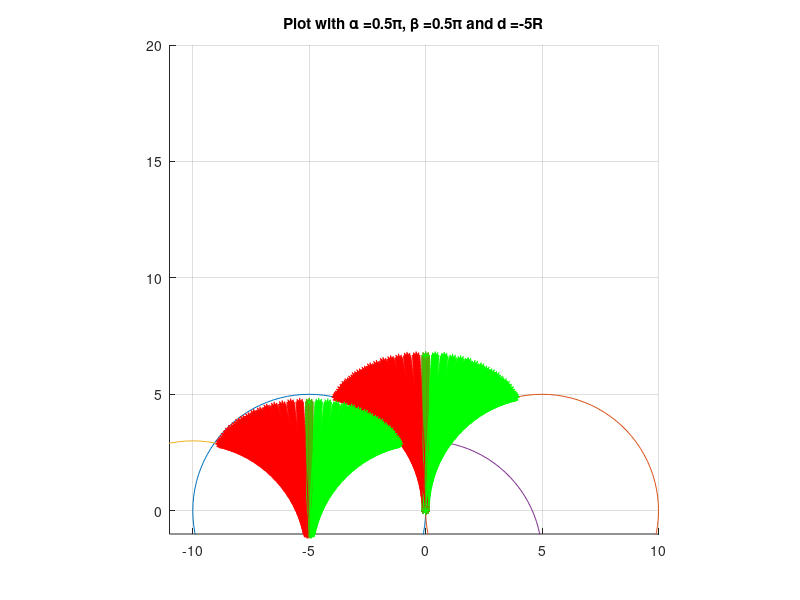

Reproduce this figure in MATLAB.
% reachability set by CL and CC trajectories by integrating the equations
T = 6.7; %total time
v = 1;  %speed
u = 0.2;%Radius constraint
a = 0.5;
b = 0.5;
% d = 9;
x2 = - 5;

y2 = -2;
R = v/u;
theta1 = a*pi;
theta2 = b*pi;
n_pts = 100;
delta_t = T/200;
x_t = @(t1,t2,T) (v/u)*(sin(u*t1 + theta1) - sin(theta1) + u*cos(u*t1 + theta1)*(t2 - t1)... 
            - sin(-u*(T - t2) + u*t1 + theta1) + sin(u*t1 + theta1));
y_t = @(t1,t2,T) (v/u)*(cos(theta1)-cos(u*t1 + theta1)) + v*sin(u*t1 + theta1)*(t2 - t1)...
            + (v/u)*(-cos(u*t1 + theta1)+cos(-u*(T - t2) + u*t1 + theta1));

x_array = zeros(T/delta_t +1,ceil(min(T,2*pi/u)/(2*pi/u/n_pts)+1));
y_array = zeros(T/delta_t +1,ceil(min(T,2*pi/u)/(2*pi/u/n_pts)+1));
x_array2 = zeros(T/delta_t +1,ceil(min(T,2*pi/u)/(2*pi/u/n_pts)+1));
y_array2 = zeros(T/delta_t +1,ceil(min(T,2*pi/u)/(2*pi/u/n_pts)+1));

t1Index = 1;
figure;hold on


for t1 = 0:2*pi/u/n_pts:min(T,2*pi/u)
    n = 0;
    m = 1;
    while n*delta_t < t1
        x_t1 = x_t(n*delta_t,n*delta_t, n*delta_t);
        y_t1 = y_t(n*delta_t,n*delta_t,n*delta_t);
        x_array(m, t1Index) = x_t1;
        y_array(m, t1Index) = y_t1;
        n = n+1;
        m = m+1;
     end
    n = 0;
     while t1 + n*delta_t < T
        x_t1 = x_t(t1,t1,t1 + n*delta_t);
        y_t1 = y_t(t1,t1,t1 + n*delta_t);
        x_array(m, t1Index) = x_t1;%LR
        y_array(m, t1Index) = y_t1;
        
        x_t1 = x_t(t1,t1 + n*delta_t,t1 + n*delta_t);
        y_t1 = y_t(t1,t1 + n*delta_t,t1 + n*delta_t);
        x_array2(m, t1Index) = x_t1;%LS
        y_array2(m, t1Index) = y_t1;
        
        n = n+1;
        m = m+1;
     end
    t1Index = t1Index + 1;
end
m = tan(theta1);
x_array11 = x_array*(1-m^2)/(1+m^2)+y_array*2*m/(1+m^2);%RL
y_array11 = y_array*(m^2-1)/(1+m^2)+x_array*2*m/(1+m^2);
x_array21 = x_array2*(1-m^2)/(1+m^2)+y_array2*2*m/(1+m^2);%RS
y_array21 = y_array2*(m^2-1)/(1+m^2)+x_array2*2*m/(1+m^2);
x_array3 = (x_array*cos(theta2 - theta1) + x2) - y_array*sin(theta2 - theta1);
y_array3 = x_array*sin(theta2 - theta1) + (y_array*cos(theta2 - theta1) + y2);
x_array4 = (x_array2*cos(theta2 - theta1) + x2) - y_array2*sin(theta2 - theta1);
y_array4 = x_array2*sin(theta2 - theta1) + (y_array2*cos(theta2 - theta1) + y2);
x_array31 = (x_array11*cos(theta2 - theta1) + x2) - y_array11*sin(theta2 - theta1);
y_array31 = x_array11*sin(theta2 - theta1) + (y_array11*cos(theta2 - theta1) + y2);
x_array41 = (x_array21*cos(theta2 - theta1) + x2) - y_array21*sin(theta2 - theta1);
y_array41 = x_array21*sin(theta2 - theta1) + (y_array21*cos(theta2 - theta1) + y2);


set(gcf, 'Position', get(0, 'Screensize'));
set(gca,'XLim',[-2.2/u 2/u],'YLim',[-0.2/u 4/u]);
pbaspect([1 1 1]);
grid on;
% hold on

%r1 = v*u*T*T;
c11x = R*cos(theta1 + pi/2);
c11y = R*sin(theta1 + pi/2);%c1y = v*T - r1;
c12x = -R*cos(theta1 + pi/2);
c12y = -R*sin(theta1 + pi/2);
c21x = R*cos(theta2 + pi/2) + x2;
c21y = R*sin(theta2 + pi/2) + y2;
c22x = -R*cos(theta2 + pi/2) + x2;
c22y = -R*sin(theta2 + pi/2) + y2;

th = 0:pi/50:2*pi;
xunit11 = R * cos(th) + c11x;
yunit11 = R * sin(th) + c11y;
xunit12 = R * cos(th) + c12x;
yunit12 = R * sin(th) + c12y;
xunit21 = R * cos(th) + c21x;
yunit21 = R * sin(th) + c21y;
xunit22 = R * cos(th) + c22x;
yunit22 = R * sin(th) + c22y;
h11 = plot(xunit11, yunit11);
h12 = plot(xunit12, yunit12);
h21 = plot(xunit21, yunit21);
h22 = plot(xunit22, yunit22);
% hold off
for i = 1:size(x_array,1)
%     plot(x_array(i,1:min(3*i,size(x_array,2))),y_array(i,1:min(3*i,size(x_array,2))),'b*');
%     hold on;
%     plot(x_array11(i,1:min(3*i,size(x_array,2))),y_array11(i,1:min(3*i,size(x_array,2))),'b*');
%     hold on;
    plot(x_array2(i,1:min(3*i,size(x_array,2))),y_array2(i,1:min(3*i,size(x_array,2))),'r*');
    hold on;
    plot(x_array21(i,1:min(3*i,size(x_array,2))),y_array21(i,1:min(3*i,size(x_array,2))),'g*');
    hold on;
%     plot(x_array3(i,1:min(3*i,size(x_array,2))),y_array3(i,1:min(3*i,size(x_array,2))),'b*');
%     hold on;
%     plot(x_array31(i,1:min(3*i,size(x_array,2))),y_array31(i,1:min(3*i,size(x_array,2))),'b*');
%     hold on;
    plot(x_array4(i,1:min(3*i,size(x_array,2))),y_array4(i,1:min(3*i,size(x_array,2))),'r*');
    hold on;
    plot(x_array41(i,1:min(3*i,size(x_array,2))),y_array41(i,1:min(3*i,size(x_array,2))),'g*');
    drawnow
end
title(['Plot with \alpha =' num2str(a) '\pi, \beta =' num2str(b) '\pi and d =' num2str(x2) 'R'])
